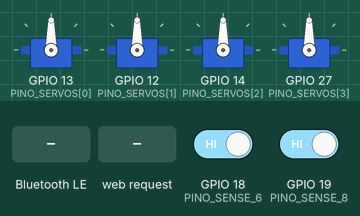
Recording of a sketch running on a simulated ESP32. On the bench: 4 × servo. Inputs (shaded band) come from the test bench; at power-on: GPIO 18 (PINO_SENSE_6) HIGH, GPIO 19 (PINO_SENSE_8) HIGH. EEPROM starts erased; nothing arrives over Bluetooth unless stated; a phone connects over Bluetooth LE 3 s after start; what the sketch prints to the serial monitor is not drawn.

Above: at 2.3 s.
2.4 s: Bluetooth LE write "S0:120" received
At 3.4 s:
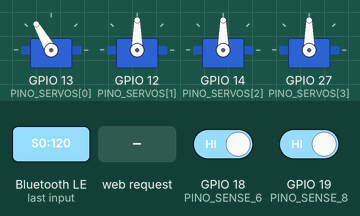
3.9 s: HTTP request GET /set?s=1&a=1&c=1 received
At 4.5 s:
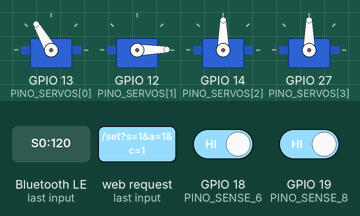
5.4 s: Bluetooth LE write "HOME" received
At 6.2 s:
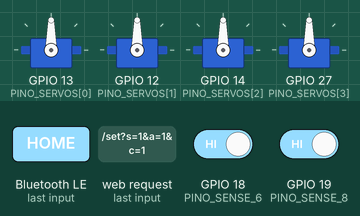
6.9 s: HTTP request GET /set?s=1&a=1&c=1 received
At 8.0 s:
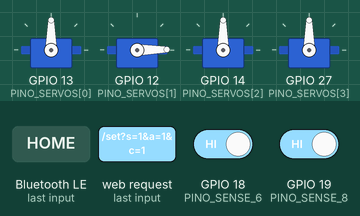
Timing chart, 0 to 9.9 s (numbered marks = the images above; inputs shaded):
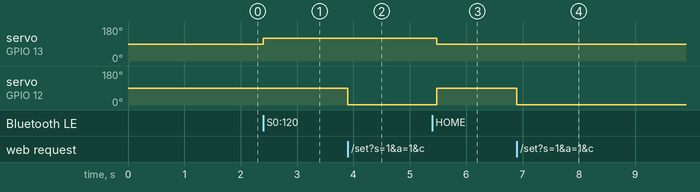

The sketch:

FirmwareWebServer.ino
```cpp
#include <WiFi.h>
#include <WebServer.h>
#include <ESP32Servo.h>
#include <Preferences.h>
#include <BLEDevice.h>
#include <BLEServer.h>
#include <BLEUtils.h>
#include <math.h>

// ============================================================================
// 1. SELEÇÃO AUTOMÁTICA DE PINOS (ESP32-C3 vs ESP32 DEVKIT V1)
// ============================================================================
#if CONFIG_IDF_TARGET_ESP32C3
  const int PINO_SERVOS[8] = {0, 1, 2, 3, 4, 5, 6, 7};
  const int PINO_SENSE_6 = 8;
  const int PINO_SENSE_8 = 10;
  const char* PLACA_NOME = "ESP32-C3";
#else
  const int PINO_SERVOS[8] = {13, 12, 14, 27, 26, 25, 33, 32};
  const int PINO_SENSE_6 = 18;
  const int PINO_SENSE_8 = 19;
  const char* PLACA_NOME = "ESP32-DevKit-V1";
#endif

// ============================================================================
// 2. CONFIGURAÇÕES DO SERVO E GEOMETRIA DO DOMO
// ============================================================================
const char* SERVO_MODELO = "MG90S_Metal";
const int SERVO_ANG_MIN = 0;
const int SERVO_ANG_MAX = 180;
const int SERVO_FORCA_GRAMAS = 2200; // 2.2kg.cm

const float L1_BASE_ALTURA = 55.0;  // mm
const float L2_BRACO = 110.0;       // mm
const float L3_ANTEBRACO = 110.0;   // mm

// Credenciais Wi-Fi (Modo Ponto de Acesso direto no Smartphone)
const char* AP_SSID = "Garra_Robotica_AP";
const char* AP_PASS = "12345678";

// UUIDs para Controle via Bluetooth Low Energy (BLE)
#define SERVICE_UUID        "4fafc201-1fb5-459e-8fcc-c5c9c331914b"
#define CHARACTERISTIC_UUID "beb5483e-36e1-4688-b7f5-ea07361b26a8"

// ============================================================================
// 3. OBJETOS E VARIÁVEIS GLOBAIS
// ============================================================================
Servo bracoServos[8];
WebServer server(80);
Preferences memoriaNVS; // Substitui EEPROM com maior durabilidade no ESP32

int qtdServosAtivos = 4;
int posAtual[8] = {90, 90, 90, 90, 90, 90, 90, 90};
const int MAX_PASSOS = 15;
int totalPassosSalvos = 0;
unsigned long ultimoTempoSerial = 0;

// ============================================================================
// 4. INTERFACE WEB EMBARCADA (HTML + CSS + JS PARA SMARTPHONE)
// ============================================================================
const char INDEX_HTML[] PROGMEM = R"rawliteral(
<!DOCTYPE html>
<html lang="pt-BR">
<head>
  <meta charset="UTF-8">
  <meta name="viewport" content="width=device-width, initial-scale=1.0, maximum-scale=1.0, user-scalable=no">
  <title>Controle Garra ESP32</title>
  <style>
    body { font-family: system-ui, sans-serif; background: #0d1117; color: #e6edf3; margin: 0; padding: 16px; }
    h2 { margin: 0 0 8px; font-size: 1.2rem; color: #58a6ff; }
    .telemetry { background: #161b22; border: 1px solid #30363d; padding: 12px; border-radius: 8px; font-family: monospace; font-size: 0.82rem; margin-bottom: 16px; color: #3fb950; }
    .card { background: #161b22; border: 1px solid #30363d; padding: 12px 14px; border-radius: 8px; margin-bottom: 10px; }
    .row { display: flex; justify-content: space-between; font-size: 0.9rem; margin-bottom: 6px; }
    input[type=range] { width: 100%; height: 28px; accent-color: #58a6ff; }
    .btn-grid { display: grid; grid-template-columns: 1fr 1fr; gap: 10px; margin-top: 16px; }
    button { padding: 14px; border: none; border-radius: 8px; font-weight: bold; font-size: 0.95rem; cursor: pointer; color: #fff; }
    .btn-save { background: #238636; }
    .btn-play { background: #1f6feb; }
    .btn-home { background: #d29922; color: #000; }
    .btn-clear { background: #da3633; }
  </style>
</head>
<body>
  <h2>🤖 Painel Garra Robótica (Wi-Fi / BLE)</h2>
  <div class="telemetry" id="telemetria">Conectando ao ESP32...</div>
  <div id="controles"></div>

  <div class="btn-grid">
    <button class="btn-save" onclick="cmd('save')">💾 Gravar Ponto</button>
    <button class="btn-play" onclick="cmd('play')">▶️ Executar Seq.</button>
    <button class="btn-home" onclick="cmd('home')">🎯 Reboot 90°</button>
    <button class="btn-clear" onclick="cmd('clear')">🗑️ Limpar Memória</button>
  </div>

  <script>
    const nomes = ["Base (S1)", "Ombro (S2)", "Cotovelo (S3)", "Garra (S4)", "Punho Pitch (S5)", "Punho Roll (S6)", "Aux 1 (S7)", "Aux 2 (S8)"];
    let qtdAtivos = 4;

    function initUI(qtd, posicoes) {
      qtdAtivos = qtd;
      const container = document.getElementById('controles');
      container.innerHTML = '';
      for (let i = 0; i < qtd; i++) {
        container.innerHTML += `
          <div class="card">
            <div class="row"><span>${nomes[i]}</span><strong id="val${i}">${posicoes[i]}°</strong></div>
            <input type="range" min="0" max="180" value="${posicoes[i]}" oninput="moverServo(${i}, this.value)">
          </div>`;
      }
    }

    let timeoutEnvio;
    function moverServo(id, ang) {
      document.getElementById('val' + id).innerText = ang + '°';
      clearTimeout(timeoutEnvio);
      timeoutEnvio = setTimeout(() => {
        fetch(`/set?s=${id}&a=${ang}`).then(r => r.text()).then(atualizarTexto);
      }, 25);
    }

    function cmd(acao) {
      fetch(`/cmd?c=${acao}`).then(r => r.text()).then(t => {
        atualizarTexto(t);
        if (acao === 'home' || acao === 'play') carregarEstado();
      });
    }

    function atualizarTexto(txt) {
      document.getElementById('telemetria').innerText = txt;
    }

    function carregarEstado() {
      fetch('/status').then(r => r.json()).then(data => {
        initUI(data.qtd, data.pos);
        atualizarTexto(data.telemetria);
      });
    }

    window.onload = carregarEstado;
  </script>
</body>
</html>
)rawliteral";

// ============================================================================
// 5. CALLBACK BLUETOOTH BLE (RECEBE COMANDOS EX: "S0:120" OU "HOME")
// ============================================================================
class MeuBLECallback: public BLECharacteristicCallbacks {
  void onWrite(BLECharacteristic *pCharacteristic) {
    String rxValue = pCharacteristic->getValue().c_str();
    rxValue.trim();
    if (rxValue.length() > 0) {
      Serial.print("[BLE RX]: "); Serial.println(rxValue);
      if (rxValue == "HOME") {
        resetarPara90();
      } else if (rxValue.startsWith("S")) {
        int sep = rxValue.indexOf(':');
        if (sep > 0) {
          int idx = rxValue.substring(1, sep).toInt();
          int ang = constrain(rxValue.substring(sep + 1).toInt(), SERVO_ANG_MIN, SERVO_ANG_MAX);
          if (idx >= 0 && idx < qtdServosAtivos) {
            posAtual[idx] = ang;
            bracoServos[idx].write(ang);
          }
        }
      }
    }
  }
};

// ============================================================================
// 6. SETUP: HARDWARE, WI-FI AP, SERVIDOR WEB E BLUETOOTH BLE
// ============================================================================
void setup() {
  Serial.begin(115200);
  delay(500);

  pinMode(PINO_SENSE_6, INPUT_PULLUP);
  pinMode(PINO_SENSE_8, INPUT_PULLUP);

  // Detecta 4, 6 ou 8 servos
  if (digitalRead(PINO_SENSE_8) == LOW) qtdServosAtivos = 8;
  else if (digitalRead(PINO_SENSE_6) == LOW) qtdServosAtivos = 6;
  else qtdServosAtivos = 4;

  // Inicializa memória Flash NVS
  memoriaNVS.begin("garra_robot", false);
  totalPassosSalvos = memoriaNVS.getInt("total", 0);

  // Inicializa Servos com Soft-Start em 90 graus
  ESP32PWM::allocateTimer(0);
  ESP32PWM::allocateTimer(1);
  for (int i = 0; i < qtdServosAtivos; i++) {
    bracoServos[i].setPeriodHertz(50);
    bracoServos[i].attach(PINO_SERVOS[i], 500, 2400);
    bracoServos[i].write(90);
    posAtual[i] = 90;
    delay(150);
  }

  // Ativa Placa de Rede Wi-Fi (Access Point)
  WiFi.mode(WIFI_AP);
  WiFi.softAP(AP_SSID, AP_PASS);
  Serial.print("Wi-Fi AP Ativo: "); Serial.println(AP_SSID);
  Serial.print("Acesse no Smartphone: http://"); Serial.println(WiFi.softAPIP());

  // Ativa Bluetooth Low Energy (BLE)
  BLEDevice::init("Garra_BLE_Control");
  BLEServer *pServer = BLEDevice::createServer();
  BLEService *pService = pServer->createService(SERVICE_UUID);
  BLECharacteristic *pCharacteristic = pService->createCharacteristic(
                                         CHARACTERISTIC_UUID,
                                         BLECharacteristic::PROPERTY_READ |
                                         BLECharacteristic::PROPERTY_WRITE
                                       );
  pCharacteristic->setCallbacks(new MeuBLECallback());
  pService->start();
  BLEDevice::getAdvertising()->start();
  Serial.println("Bluetooth BLE Ativo: Garra_BLE_Control");

  // Rotas do Servidor Web
  server.on("/", []() { server.send_P(200, "text/html", INDEX_HTML); });

  server.on("/status", []() {
    String json = "{\"qtd\":" + String(qtdServosAtivos) + ",\"pos\":[";
    for (int i = 0; i < qtdServosAtivos; i++) {
      json += String(posAtual[i]) + (i < qtdServosAtivos - 1 ? "," : "");
    }
    json += "],\"telemetria\":\"" + gerarStringTelemetria() + "\"}";
    server.send(200, "application/json", json);
  });

  server.on("/set", []() {
    if (server.hasArg("s") && server.hasArg("a")) {
      int s = server.arg("s").toInt();
      int a = constrain(server.arg("a").toInt(), SERVO_ANG_MIN, SERVO_ANG_MAX);
      if (s >= 0 && s < qtdServosAtivos) {
        posAtual[s] = a;
        bracoServos[s].write(a);
      }
    }
    server.send(200, "text/plain", gerarStringTelemetria());
  });

  server.on("/cmd", []() {
    String c = server.arg("c");
    if (c == "home") resetarPara90();
    else if (c == "save") salvarPassoNVS();
    else if (c == "play") executarSequenciaNVS();
    else if (c == "clear") {
      totalPassosSalvos = 0;
      memoriaNVS.putInt("total", 0);
    }
    server.send(200, "text/plain", gerarStringTelemetria());
  });

  server.begin();
}

// ============================================================================
// 7. LOOP PRINCIPAL
// ============================================================================
void loop() {
  server.handleClient();

  if (millis() - ultimoTempoSerial >= 500) {
    ultimoTempoSerial = millis();
    Serial.println(gerarStringTelemetria());
  }
}

// ============================================================================
// 8. FUNÇÕES DE CINEMÁTICA, MEMÓRIA NVS E TELEMETRIA
// ============================================================================
void resetarPara90() {
  for (int i = 0; i < qtdServosAtivos; i++) {
    posAtual[i] = 90;
    bracoServos[i].write(90);
    delay(80);
  }
}

void salvarPassoNVS() {
  if (totalPassosSalvos >= MAX_PASSOS) return;
  for (int i = 0; i < 8; i++) {
    String chave = "p" + String(totalPassosSalvos) + "s" + String(i);
    memoriaNVS.putInt(chave.c_str(), posAtual[i]);
  }
  totalPassosSalvos++;
  memoriaNVS.putInt("total", totalPassosSalvos);
}

void executarSequenciaNVS() {
  for (int p = 0; p < totalPassosSalvos; p++) {
    bool movendo = true;
    while (movendo) {
      movendo = false;
      for (int i = 0; i < qtdServosAtivos; i++) {
        String chave = "p" + String(p) + "s" + String(i);
        int alvo = memoriaNVS.getInt(chave.c_str(), 90);
        if (posAtual[i] != alvo) {
          posAtual[i] += (alvo > posAtual[i]) ? 1 : -1;
          bracoServos[i].write(posAtual[i]);
          movendo = true;
        }
      }
      delay(15);
    }
    delay(350);
  }
}

String gerarStringTelemetria() {
  float raioMax = L2_BRACO + L3_ANTEBRACO;
  float radOmbro = radians(posAtual[1]);
  float radCotovelo = radians(posAtual[2] - 90.0);

  float alturaZ = L1_BASE_ALTURA + (L2_BRACO * sin(radOmbro)) + (L3_ANTEBRACO * sin(radOmbro + radCotovelo));
  if (alturaZ < 0) alturaZ = 0;
  float raioAtual = abs((L2_BRACO * cos(radOmbro)) + (L3_ANTEBRACO * cos(radOmbro + radCotovelo)));

  String out = String(PLACA_NOME) + " | servo:" + String(SERVO_MODELO) + " ang:0-180 carga:" + String(SERVO_FORCA_GRAMAS) + "g | ";
  out += "Alt:" + String(alturaZ, 1) + "mm Domo:" + String(raioAtual, 1) + "/" + String(raioMax, 0) + "mm | Mem:" + String(totalPassosSalvos) + " | [";
  for (int i = 0; i < qtdServosAtivos; i++) {
    out += "S" + String(i + 1) + ":" + String(posAtual[i]) + (i < qtdServosAtivos - 1 ? " " : "");
  }
  out += "]";
  return out;
}
```

Measured:
- after the input at 2.4 s, servo on GPIO 13 (PINO_SERVOS[0]): 90° → 120° at once
- after the input at 3.9 s, servo on GPIO 12 (PINO_SERVOS[1]): 90° → 1° at once
- after the input at 5.4 s, servo on GPIO 13 (PINO_SERVOS[0]): 120° → 90° after 0.08 s; servo on GPIO 12 (PINO_SERVOS[1]): 1° → 90° after 0.08 s
- after the input at 6.9 s, servo on GPIO 12 (PINO_SERVOS[1]): 90° → 1° at once
